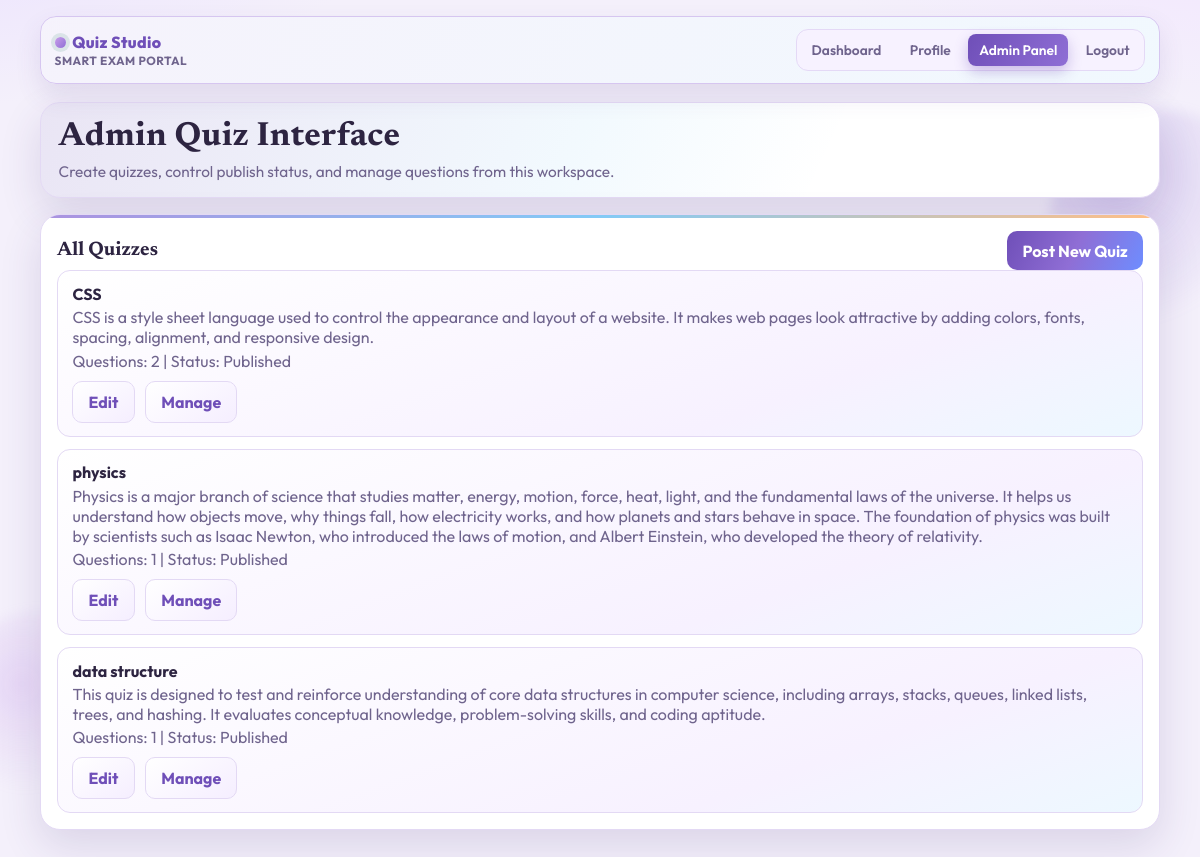
Screenshot of /admin-panel/ (signed in) with the database file from the repository.
### Quiz/models.py (models this page shows, shortened)
class Quiz(models.Model):
    title = models.CharField(max_length=200)
    description = models.TextField(blank=True)
    is_published = models.BooleanField(default=False)

### Quiz/views.py (the view)
# urls.py: path("admin-panel/", views.admin_quiz_dashboard_view, name="admin_dashboard"),
@never_cache
def admin_quiz_dashboard_view(request):
    blocked = _require_staff(request)
    if blocked:
        return blocked
    quizzes = Quiz.objects.all().prefetch_related("questions")
    return render(request, "quiz/admin_dashboard.html", {"quizzes": quizzes})

### Quiz/views.py (called while the page is built)
def _require_staff(request):
    if not request.user.is_authenticated:
        return redirect("quiz:login")
    if not request.user.is_staff:
        messages.error(request, "Admin access required.")
        return redirect("quiz:dashboard")
    return None

### Quiz/templates/quiz/admin_dashboard.html
{% extends "quiz/base.html" %}
{% block content %}
<section class="hero">
    <h1 class="title">Admin Quiz Interface</h1>
    <p class="subtitle">Create quizzes, control publish status, and manage questions from this workspace.</p>
</section>
<div class="card">
    <div class="row">
        <h3>All Quizzes</h3>
        <a class="btn btn-primary" href="{% url 'quiz:admin_quiz_create' %}">Post New Quiz</a>
    </div>
    {% if quizzes %}
        <ul class="list">
            {% for quiz in quizzes %}
                <li>
                    <div class="row">
                        <div>
                            <strong>{{ quiz.title }}</strong>
                            <p class="muted">{{ quiz.description|default:"No description" }}</p>
                            <p class="muted">Questions: {{ quiz.questions.count }} | Status: {% if quiz.is_published %}Published{% else %}Draft{% endif %}</p>
                        </div>
                        <div class="row">
                            <a class="btn btn-secondary" href="{% url 'quiz:admin_quiz_edit' quiz.id %}">Edit</a>
                            <a class="btn btn-secondary" href="{% url 'quiz:admin_quiz_detail' quiz.id %}">Manage</a>
                        </div>
                    </div>
                </li>
            {% endfor %}
        </ul>
    {% else %}
        <p class="muted">No quizzes created yet.</p>
    {% endif %}
</div>
{% endblock %}

### Quiz/templates/quiz/base.html (shortened to what this page needs)
<!DOCTYPE html>
<html lang="en">
<head>
</head>
<body>
    <div class="page">
        <header class="topbar">
            <div class="brand-wrap">
                <a class="brand" href="{% url 'quiz:dashboard' %}">Quiz Studio</a>
                <p class="brand-sub">Smart Exam Portal</p>
            </div>
            <nav class="nav">
                {% if request.user.is_authenticated %}
                    <a href="{% url 'quiz:dashboard' %}" class="{% if request.path == '/' %}active{% endif %}">Dashboard</a>
                    <a href="{% url 'quiz:participant_profile' %}" class="{% if '/participant-profile/' in request.path %}active{% endif %}">Profile</a>
                    {% if request.user.is_staff %}
                        <a href="{% url 'quiz:admin_dashboard' %}" class="{% if '/admin-panel/' in request.path %}active{% endif %}">Admin Panel</a>
                    {% endif %}
                    <a href="{% url 'quiz:logout' %}">Logout</a>
                {% else %}
                    <a href="{% url 'quiz:login' %}" class="{% if '/login/' in request.path %}active{% endif %}">Login</a>
                    <a href="{% url 'quiz:register' %}" class="{% if '/register/' in request.path %}active{% endif %}">Register</a>
                {% endif %}
            </nav>
        </header>
        <main class="content">
            {% block content %}{% endblock %}
        </main>
    </div>
</body>
</html>

### rows the page displays
Quiz: title "CSS", description "CSS is a style sheet language used to control the appearance and layout of a website. It makes web pages look attractive by adding colors, fonts, spacing, alignment, and responsive design.", questions.count "2", is_published "Published"
Quiz: title "physics", description "Physics is a major branch of science that studies matter, energy, motion, force, heat, light, and the fundamental laws of the universe. It helps us understand how objects move, why things fall, how electricity works, and how planets and stars behave in space. The foundation of physics was built by scientists such as Isaac Newton, who introduced the laws of motion, and Albert Einstein, who developed the theory of relativity.", questions.count "1", is_published "Published"
Quiz: title "data structure", description "This quiz is designed to test and reinforce understanding of core data structures in computer science, including arrays, stacks, queues, linked lists, trees, and hashing. It evaluates conceptual knowledge, problem-solving skills, and coding aptitude.", questions.count "1", is_published "Published"
